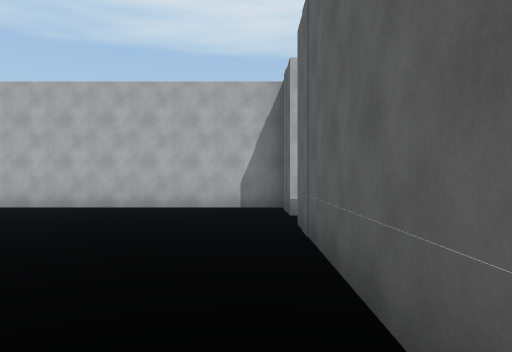
[1] (above)

20 first-person views from a walk through a Unity game level. The camera is 1.5 m above the floor, looks level and sees 70° across. The floor is counted in squares, 2 m on a side. Each view is taken from the middle of a square. On the plan, view 1 faces up. The plan holds only what a view shows up to about 11 squares ahead; the rest is blank. The place goes on beyond the plan. Door leaves are left out, so doorways stand open.

[2]
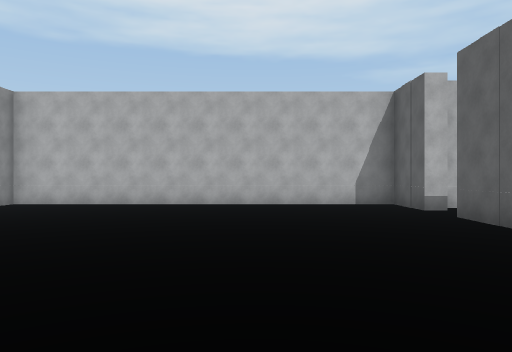

[3]
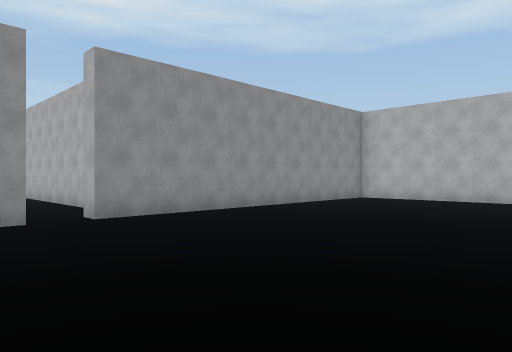

[4]
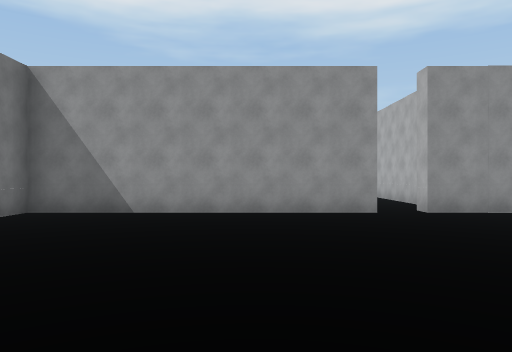

[5]
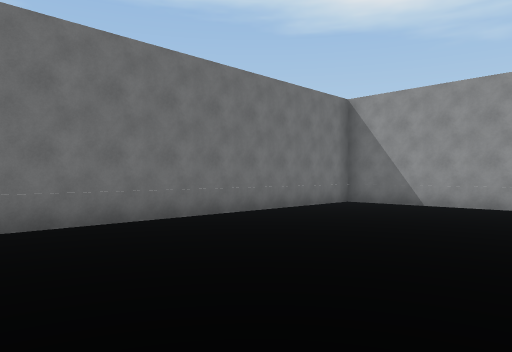

[6]
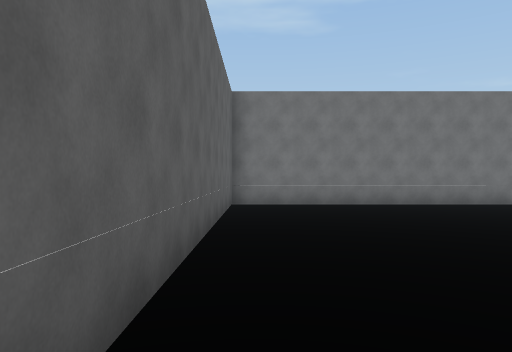

[7]
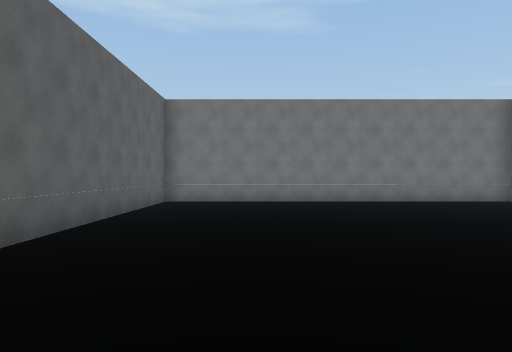

[8]
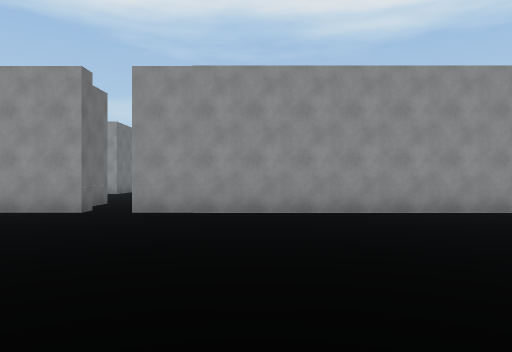

[9]
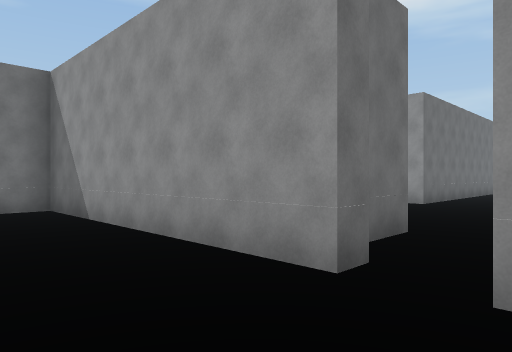

[10]
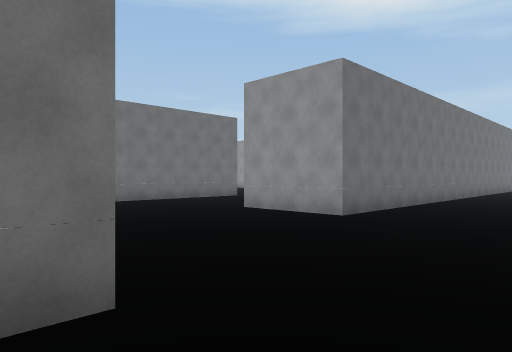

[11]
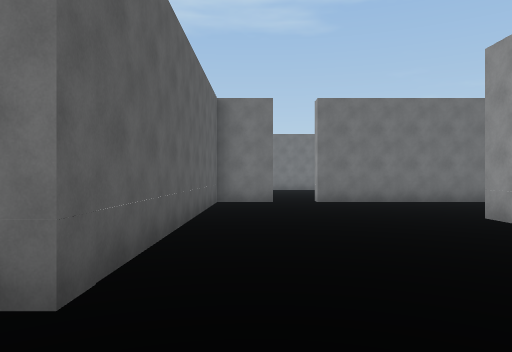

[12]
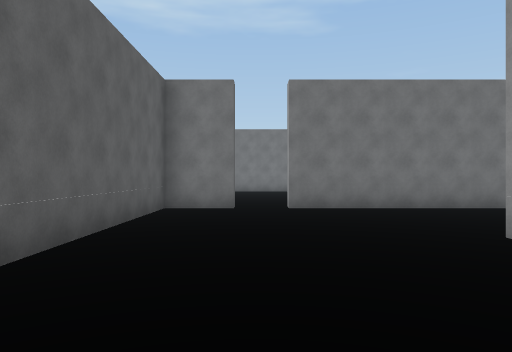

[13]
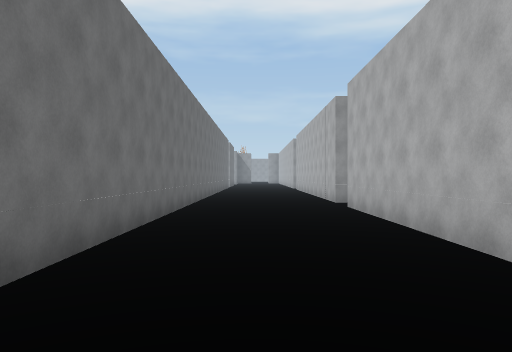

[14]
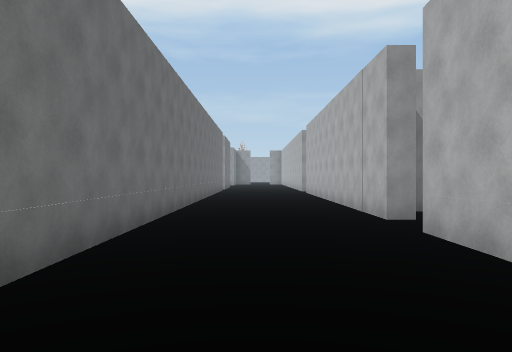

[15]
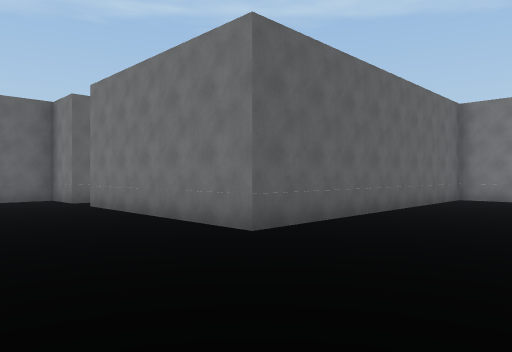

[16]
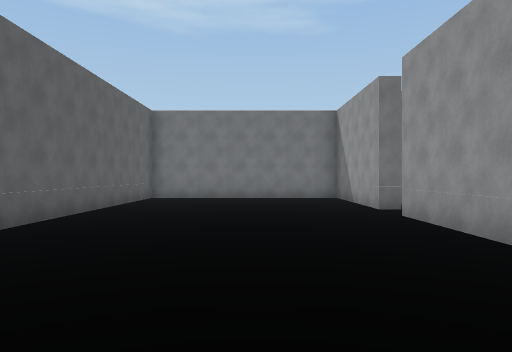

[17]
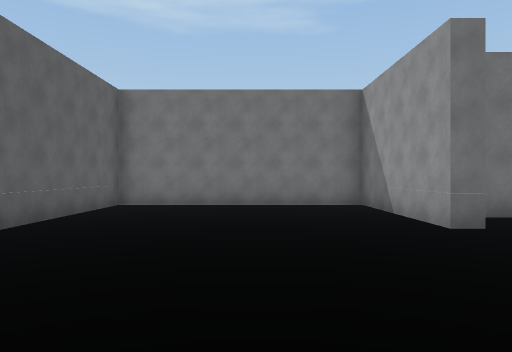

[18]
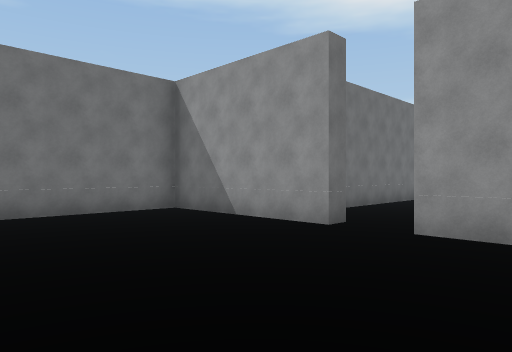

[19]
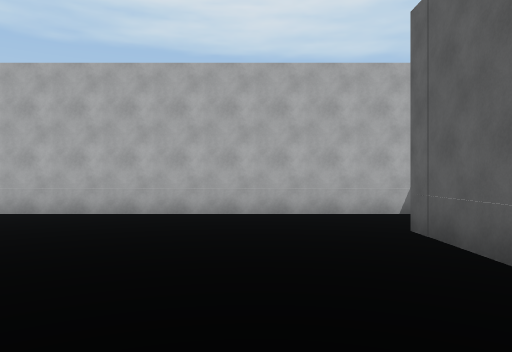

[20]
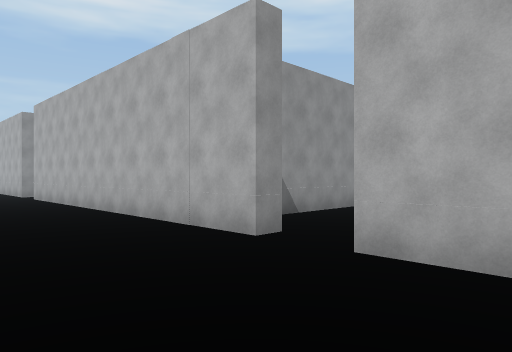

### Floor plan
Points are (right, up) in squares from view 1. A wall is a line through its corners. A room is listed if a view was taken in it or the views show most of it. See-through windows are left out.
Room 1 (views 1, 2, 3, 4, 5, 6, 7, 8, 9)
walls: (-9.4, -1.5) (-9.4, -8.6) (0.6, -8.6) (0.6, 5.6); (1.2, 6.9) (0.6, 6.9) (0.6, 8.7) (-9.4, 8.7) (-9.4, -0.5)
ways out: opening at (-9, -1) to room 2
Room 2 (views 10, 11, 12, 13, 14, 15, 16, 17, 18, 19, 20)
walls: (-26.8, -10.9) (-26.8, -14); (-25.2, 0.2) (-30.5, 0.2); (-29.9, -3.7) (-17, -3.7) (-17, -6.5); (-13.5, -11) (-13.5, -10.5) (-11.9, -10.5) (-11.9, -2) (-10.8, -2); (-26.8, -15.2) (-26.8, -19.4) (-20.5, -19.4) (-20.5, -10.5) (-14.8, -10.5) (-14.8, -11); (-10, -1.5) (-9.4, -1.5); (-10.9, 0.2) (-23.9, 0.2); (-9.4, -0.5) (-10, -0.5)
ways out: opening at (-9, -1) to room 1; opening at (-24.5, 1); opening at (-14, -11); gap at (-27, -14.5)

Where each view was taken, in squares from view 1:
view 1: 0 up, 0 right, facing up
view 2: 1 down, 3 left, facing up
view 3: 3 down, 3 left, facing up-left
view 4: 4 down, 2 left, facing left
view 5: 3 down, 0 right, facing down-left
view 6: 1 up, 0 right, facing down
view 7: 2 up, 2 left, facing down
view 8: 2 up, 2 left, facing left
view 9: 0 up, 7 left, facing down-left
view 10: 0 up, 11 left, facing down-left
view 11: 0 up, 13 left, facing down
view 12: 2 down, 14 left, facing down
view 13: 2 down, 15 left, facing left
view 14: 2 down, 19 left, facing left
view 15: 7 down, 24 left, facing down-right
view 16: 7 down, 24 left, facing down
view 17: 10 down, 24 left, facing down
view 18: 12 down, 22 left, facing down-left
view 19: 7 down, 14 left, facing up
view 20: 3 down, 22 left, facing up-left
